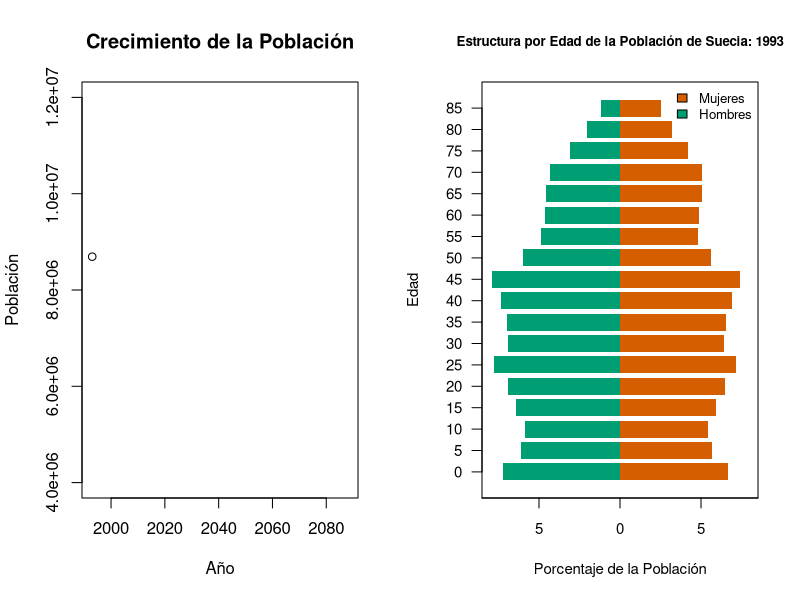

The R source for this figure: (Note: this script raises an error after producing the figure.)
################################################################################
# Demografía 2024 IESTA                                                        #
# Daniel Ciganda                                                               # 
# Laboratorio: Proyecciones de Población                                       # 
# 03 de Diciembre de 2024                                                      #   
################################################################################
# El objetivo es proyectar una población estructurada por edad y sexo,
# en este caso, la población de Suecia, utilizando información sobre los
# cocientes de supervivencia en el intervalo de proyección y las tasas específicas 
# de fecundidad por edad.


# Función para preparar los datos para el gráfico de la pirámide de población
reshape_long <- function(dat, ini, int){
  
  dat <- as.data.frame(dat)
  
  # Extraer el año de los nombres de las columnas
  yrs <- unique(sub('^[fm]_','', names(dat)))
  
  # Verificar que solo hay un año en los datos
  if(length(yrs) != 1){
    stop("Los datos contienen múltiples años")
  }
  
  dat0 <- reshape(data = dat,
                  varying = names(dat),
                  direction = "long",
                  sep = "_")
  names(dat0) <- c("yr", "count", "count")
  ages_lon <- rbind(dat0[,1:2], dat0[,c(1,3)])
  ages_lon$group <- c(rep("females", nrow(dat0)), rep("males", nrow(dat0)))
  ages_lon$age <- rep(seq(0,(nrow(dat)*int)-int,int),2)
  totals_v <- apply(dat, 2, sum)
  ages_lon$totals <- rep(totals_v, each = length(seq(0,(nrow(dat)*int)-int,int)))
  ages_lon$pct <- ages_lon$count/ages_lon$totals

  ages_lon$pct[ages_lon$group == "males"] <- -ages_lon$pct[ages_lon$group == "males"]
  
  return(ages_lon)
}

# Función para graficar la estructura por edad y sexo de la población 
# (pirámide poblacional) 
pd_plot_base <- function(dat, pt = FALSE) {
  
  # Preparar datos
  ages <- dat$age[dat$group == "females"]
  pct_females <- dat$pct[dat$group == "females"]
  pct_males <- dat$pct[dat$group == "males"]
  
  # Establecer límites simétricos para el eje x
  max_pct <- max(abs(c(pct_females, pct_males)))
  xlim <- c(-max_pct, max_pct)
  ylim <- c(0.5, length(ages)+0.5)
  
  # Suprimir ejes y área de trazado predeterminados
  plot(0, 0, type = "n", xlim = xlim, ylim = ylim,
       xlab = "Porcentaje de la Población", ylab = "Edad",
       main = paste("Estructura por Edad de la Población de Suecia:", 
                    unique(dat$yr)),
       cex.main = 0.8, cex.axis = 0.9, cex.lab = 0.9, axes = FALSE)
  
  # Añadir eje y personalizado (edades)
  axis(2, at = 1:length(ages), labels = ages, las = 1, cex.axis = 0.9)
  
  # Añadir eje x personalizado con etiquetas positivas
  x_ticks <- pretty(xlim, n = 5)
  axis(1, at = x_ticks, labels = abs(x_ticks * 100), cex.axis = 0.9)
  box()
  
  # Graficar mujeres
  for (i in 1:length(ages)) {
    rect(0, i - 0.4, pct_females[i], i + 0.4, col = "#D55E00", border = NA)
  }
  
  # Graficar hombres
  for (i in 1:length(ages)) {
    rect(0, i - 0.4, pct_males[i], i + 0.4, col = "#009E73", border = NA)
  }
  
  # Añadir leyenda
  legend("topright", legend = c("Mujeres", "Hombres"), 
         fill = c("#D55E00", "#009E73"), bty = "n", cex = 0.8)
}

# Función para la matriz de Leslie modificada
leslie <- function(L, m) {
  n = length(L)
  M = matrix(0, n, n)
  
  # Probabilidades de supervivencia
  px <- exp(diff(log(L)))
  diag(M[-1,-ncol(M)]) <- px
  M[n,n-1] <- M[n,n] <- L[n]/(L[n-1] + L[n])
  
  # Tasas de fecundidad
  for(i in 1:(n-1)) {
    if(m[i] != 0 | m[i+1] != 0) {
      M[1,i] <- (m[i] + m[i+1] * L[i+1]/L[i])*5/2
    }
  }
  return(M)
}

# Función para proyectar la población y graficar resultados 
p_pop_base <- function(f, Lf, Lm, Nf, Nm, iter, ini, int, srb){
  
  # Variables necesarias para graficar el crecimiento de la población:
  
  # Población Total en cada año
  N <- rep(NA, int)
  
  # Años
  Y <- as.numeric(seq(ini, by = int, len = iter))
  
  # data frame con Población Total por año (una entrada por fila)
  gw <- as.data.frame(cbind(Y, N))
    
  # Construir matrices para mujeres y hombres
  Mf <- leslie(L = Lf, m = f)
  Mm <- leslie(L = Lm, m = f)
  
  # Crear una matriz "pop" para guardar la población base y las proyecciones
  pop <- matrix(NA, length(Lf), 2*iter + 2)
  pop[,1] <- Nf
  pop[,2] <- Nm
  
  # Asignar nombres de columnas a 'pop'
  colnames(pop) <- character(ncol(pop))
  colnames(pop)[1:2] <- c(paste0('f_', ini), paste0('m_', ini))
  
  # Obtener la estructura por edad de la población base
  dat_long <- reshape_long(dat = pop[,1:2], ini = ini, int = int)
  
  # Calcular la población total en el año base y guardar como primer elemento
  # del vector "gw"
  gw$N[1] <- sum(pop[,1:2])
  
  # Graficar el tamaño de la población base y la pirámide
  par(mfrow = c(1, 2))
  
  # Gráfico de crecimiento poblacional
  plot(gw$Y, gw$N, type = "b", ylim = c(4e6, 12e6), 
       xlab = "Año", ylab = "Población",
       main = "Crecimiento de la Población")
  
  # Gráfico de pirámide
  pd_plot_base(dat = dat_long)
  
  # Proyectar la población de hombres y mujeres
  is <- seq(1,by=2,len=iter)
  
  for(i in is){
    
    pop[,i+2] <- Mf %*% pop[,i]
    pop[,i+3] <- Mm %*% pop[,i+1]
    
    # Guardar nacimientos
    births <- pop[1,i+2]
    
    # Calcular población en el primer grupo de edad
    pop[1,i+2] <- (births / (1+srb)) * Lf[1] / int
    pop[1,i+3] <- (births / (1+srb)) * srb * Lm[1] / int
    
    # Calcular el índice para el año actual
    idx <- which(is == i) + 1
    current_year <- gw$Y[idx]
    
    # Asignar nombres de columnas
    colnames(pop)[i+2] <- paste0('f_', current_year)
    colnames(pop)[i+3] <- paste0('m_', current_year)
    
    Sys.sleep(0.1)
    dat_long <- reshape_long(dat = pop[,i+2], ini, int)
    
    gw$N[idx] <- pop[,i+2] + pop[,i+3]  
    
    # Graficar el crecimiento poblacional y la pirámide actualizados
    par(mfrow = c(1, 2))
    
    # Gráfico de crecimiento poblacional
    plot(gw$Y, gw$N, type = "b", ylim = c(4e6, 12e6), xlab = "Año", ylab = "Población",
         main = "Crecimiento de la Población")
    
    # Gráfico de pirámide 
    pd_plot_base(dat_long)
  
  }
  
  
  return(pop)
}

# Cargar los datos (nuevamente, para mayor claridad)
swf <- read.table("datos/sweden_data_1993_females.txt", header=F)
names(swf) <- c("age", "p93", "L", "f")
swm <- read.table("datos/sweden_data_1993_males.txt", header=F)
names(swm) <- c("age", "p93", "L")

Lf <- swf$L
f <- swf$f
Lm <- swm$L
Nf <- swf$p93
Nm <- swm$p93

# Establecer el número de iteraciones
iter <- 20  # Ajustar según sea necesario

# Proyectar la población 
sw_pop <- p_pop_base(f = f,
                     Lf = Lf/100000,
                     Lm = Lm/100000,
                     Nf = Nf,
                     Nm = Nm,
                     iter = iter,
                     ini = 1993, 
                     int = 5,
                     srb = 1.05)
